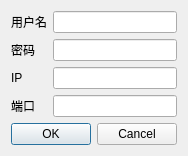
<?xml version="1.0" encoding="UTF-8"?>
<ui version="4.0">
 <class>RtspConfigView</class>
 <widget class="QDialog" name="RtspConfigView">
  <property name="geometry">
   <rect>
    <x>0</x>
    <y>0</y>
    <width>184</width>
    <height>154</height>
   </rect>
  </property>
  <property name="windowTitle">
   <string>Dialog</string>
  </property>
  <layout class="QGridLayout" name="gridLayout">
   <item row="0" column="0">
    <layout class="QHBoxLayout" name="horizontalLayout">
     <item>
      <layout class="QVBoxLayout" name="verticalLayout_2">
       <item>
        <widget class="QLabel" name="label">
         <property name="text">
          <string>用户名</string>
         </property>
        </widget>
       </item>
       <item>
        <widget class="QLabel" name="label_2">
         <property name="text">
          <string>密码</string>
         </property>
        </widget>
       </item>
       <item>
        <widget class="QLabel" name="label_3">
         <property name="text">
          <string>IP</string>
         </property>
        </widget>
       </item>
       <item>
        <widget class="QLabel" name="label_4">
         <property name="text">
          <string>端口</string>
         </property>
        </widget>
       </item>
      </layout>
     </item>
     <item>
      <layout class="QVBoxLayout" name="verticalLayout">
       <item>
        <widget class="QLineEdit" name="username"/>
       </item>
       <item>
        <widget class="QLineEdit" name="password"/>
       </item>
       <item>
        <widget class="QLineEdit" name="ip"/>
       </item>
       <item>
        <widget class="QLineEdit" name="port"/>
       </item>
      </layout>
     </item>
    </layout>
   </item>
   <item row="1" column="0">
    <widget class="QDialogButtonBox" name="buttonBox">
     <property name="orientation">
      <enum>Qt::Horizontal</enum>
     </property>
     <property name="standardButtons">
      <set>QDialogButtonBox::Cancel|QDialogButtonBox::Ok</set>
     </property>
    </widget>
   </item>
  </layout>
 </widget>
 <resources/>
 <connections>
  <connection>
   <sender>buttonBox</sender>
   <signal>accepted()</signal>
   <receiver>RtspConfigView</receiver>
   <slot>accept()</slot>
   <hints>
    <hint type="sourcelabel">
     <x>248</x>
     <y>254</y>
    </hint>
    <hint type="destinationlabel">
     <x>157</x>
     <y>274</y>
    </hint>
   </hints>
  </connection>
  <connection>
   <sender>buttonBox</sender>
   <signal>rejected()</signal>
   <receiver>RtspConfigView</receiver>
   <slot>reject()</slot>
   <hints>
    <hint type="sourcelabel">
     <x>316</x>
     <y>260</y>
    </hint>
    <hint type="destinationlabel">
     <x>286</x>
     <y>274</y>
    </hint>
   </hints>
  </connection>
 </connections>
</ui>
